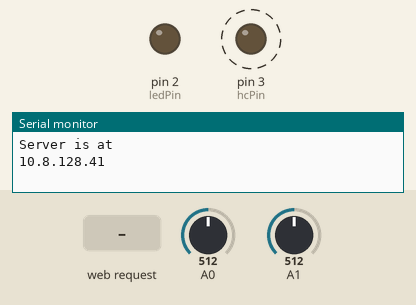
Simulated run of this sketch. Board: Arduino Uno, built with avr-gcc and run on an emulated ATmega328P. Shown: output pins drawn as LEDs (lit = HIGH), the last lines printed to the serial monitor. Dashed ring = blinking. The inputs (shaded band) are chosen by the test bench; at power-on: A0 = 512, A1 = 512. WiFi joins after 1.5 s; servers stay silent unless stated.

Above: at 2.8 s.
2.9 s: HTTP request GET /LED=ON received
At 3.4 s:
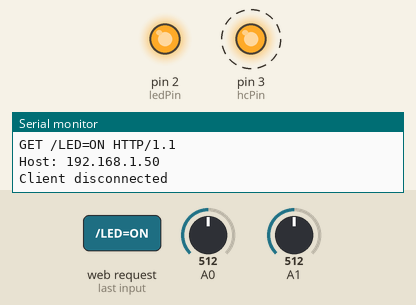
6.4 s: HTTP request GET /LED=OFF received
At 7.4 s:
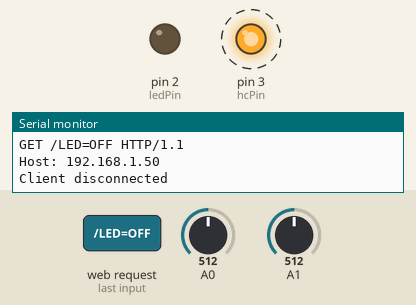
Timing chart, 0 to 15.9 s (numbered marks = the images above; inputs shaded):
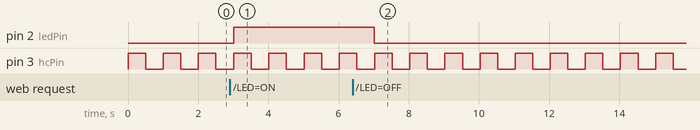

Measured:
- after the input at 2.9 s, pin 2 (ledPin): LOW → HIGH after 0.11 s
- after the input at 6.4 s, pin 2 (ledPin): HIGH → LOW after 0.62 s
- by itself, pin 3 (hcPin): alternates HIGH for 0.50 s and LOW for 0.50 s

The sketch:

sketch_oct18b.ino
```cpp
#include <SPI.h>
#include <Ethernet.h>

// MAC naslov in IP naslov za vaš Ethernet ščit
byte mac[] = { 0xDE, 0xAD, 0xBE, 0xEF, 0xFE, 0x19 };
IPAddress ip(10, 8, 128, 41);

EthernetServer server(80);

const int ledPin = 2; // Definicija pina za LED
const int hcPin = 3; // Definicija pina za 74HC čip

// Funkcija za izračun temperature
float temperatura(float x) {
  float result = (((x / 1023.0) * 5000.0) - 400.0) / 19.53;
  return result;
}

void setup() {
  pinMode(ledPin, OUTPUT); // Nastavitev pina za LED kot izhod
  pinMode(hcPin, OUTPUT); // Nastavitev pina za 74HC kot izhod
  Ethernet.begin(mac, ip);
  server.begin();
  Serial.begin(9600);
  Serial.println("Server is at ");
  Serial.println(Ethernet.localIP());
}

void loop() {
  EthernetClient client = server.available();
  if (client) {
    Serial.println("New client");
    boolean currentLineIsBlank = true;
    String request = ""; // Spremenljivka za shranjevanje zahteve
    while (client.connected()) {
      if (client.available()) {
        char c = client.read();
        request += c; // Zajemanje zahteve
        if (c == '\n' && currentLineIsBlank) {
          Serial.println(request);
          // Preverjanje zahteve za prižiganje in ugašanje LED
          if (request.indexOf("GET /LED=ON") != -1) {
            digitalWrite(ledPin, HIGH);
          }
          if (request.indexOf("GET /LED=OFF") != -1) {
            digitalWrite(ledPin, LOW);
          }
          client.println("HTTP/1.1 200 OK");
          client.println("Content-Type: text/html");
          client.println();
          client.println("<!DOCTYPE HTML>");
          client.println("<html>");
          client.println("<head><style>body { background-color: blue; }</style></head>"); // Dodano: Modro ozadje
          client.println("<body>");
          client.println("<h1>Nadzor LED</h1>"); // Spremenjeno
          client.println("<div style=\"border:2px solid black; padding:10px; display:inline-block;\">"); // Dodano: Okvirček za gumb
          client.println("<form action=\"/LED=ON\" method=\"get\"><button type=\"submit\">Prižgi LED</button></form>"); // Spremenjeno
          client.println("</div>");
          client.println("<div style=\"border:2px solid black; padding:10px; display:inline-block; margin-left:10px;\">"); // Dodano: Okvirček za gumb
          client.println("<form action=\"/LED=OFF\" method=\"get\"><button type=\"submit\">Ugasni LED</button></form>"); // Spremenjeno
          client.println("</div>");
          // Izračun in prikaz temperature
          float k = temperatura(analogRead(A1));
          client.print("<p style=\"color:green;\">Temperatura je: ");
          client.print(k);
          client.println("</p>");
          client.print("<p style=\"border:2px solid red;\">Svetlost: ");
          client.print(analogRead(A0));
          client.println("</p>");
          client.println("</body>");
          client.println("</html>");
          break;
        }
        if (c == '\n') {
          currentLineIsBlank = true;
        } else if (c != '\r') {
          currentLineIsBlank = false;
        }
      }
    }
    delay(1);
    client.stop();
    Serial.println("Client disconnected");
  }

  // Izmenično prižiganje in ugašanje LED lučk na 74HC čipu
  digitalWrite(hcPin, HIGH);
  delay(500); // Počakaj 500 ms
  digitalWrite(hcPin, LOW);
  delay(500); // Počakaj 500 ms
}
```
